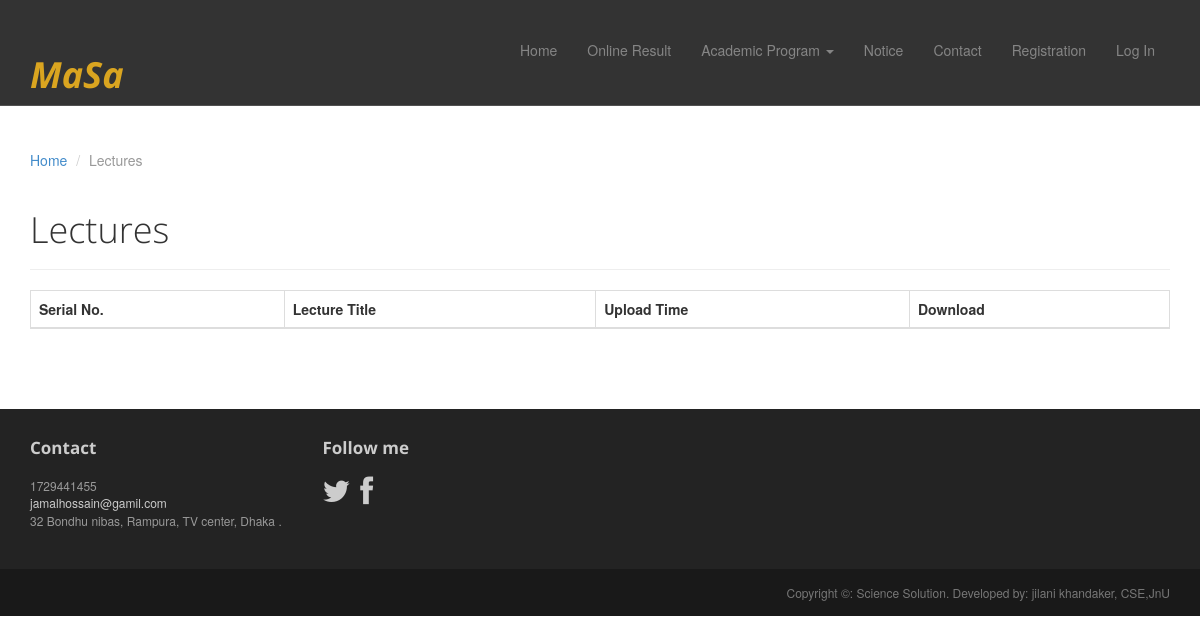
/lecture.php, run on an earlier commit of the app's database.
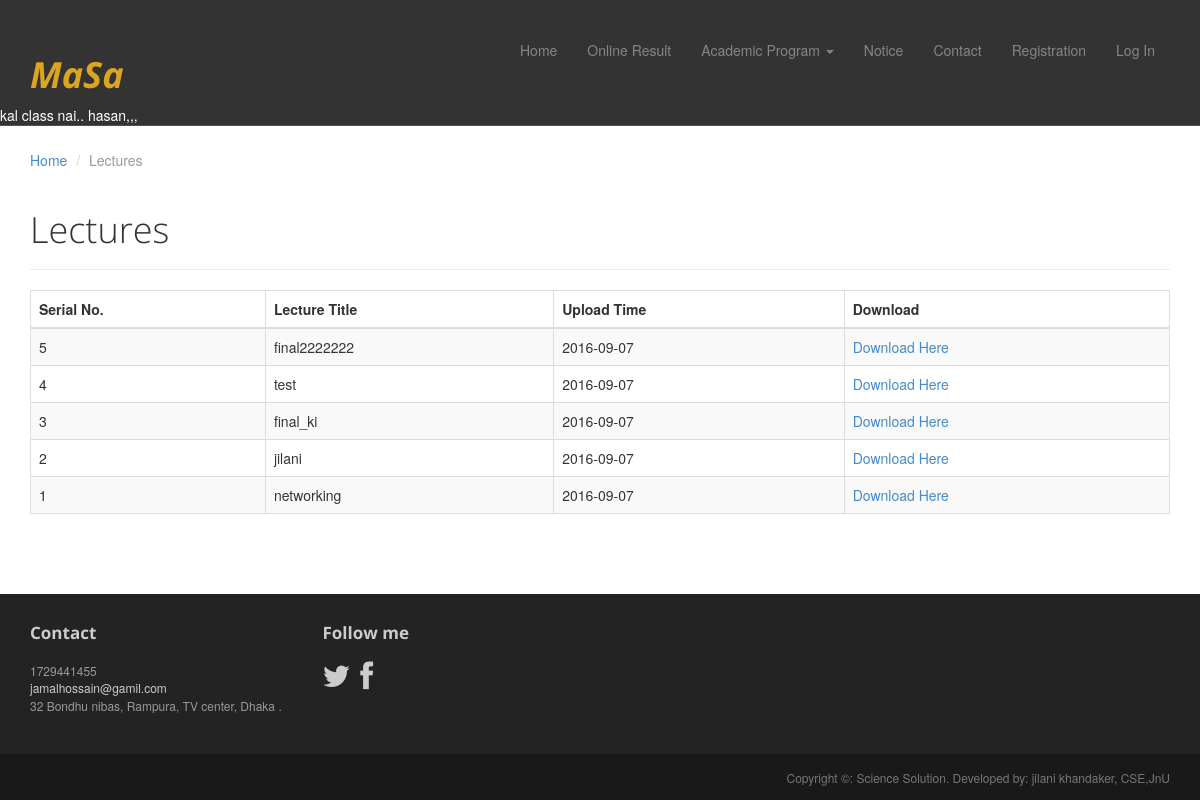
And on a later commit of the database.
### tables this page shows
CREATE TABLE IF NOT EXISTS `tbl_contact_info` (
`contact_info_id` int(1) NOT NULL,
  `email` varchar(30) NOT NULL,
  `address` text NOT NULL,
  `phone` int(15) NOT NULL
);

CREATE TABLE IF NOT EXISTS `tbl_notice` (
`notice_id` int(30) NOT NULL,
  `notice_des` varchar(400) NOT NULL,
  `notice_type` varchar(20) NOT NULL,
  `date` date NOT NULL,
  `deletion_status` tinyint(2) NOT NULL DEFAULT '0'
);

CREATE TABLE IF NOT EXISTS `tbl_lecture` (
`lecture_id` int(25) NOT NULL,
  `lecture_title` varchar(25) NOT NULL,
  `upload_date` date NOT NULL,
  `slide_name` text NOT NULL,
  `deletion_status` tinyint(2) NOT NULL DEFAULT '0'
);

### lecture.php (called while the page is built)
<?php
$pages = 'lecture';
include './index.php';

### application.php (called while the page is built, shortened)
<?php
class Application {
    public function __construct() {
        $host_name = 'localhost';
        $user_name = 'root';
        $password = '';
        $db_name = 'sciencesolution';
        $con = mysqli_connect($host_name, $user_name, $password);
        if ($con) {
            $db_select = mysqli_select_db($con, $db_name);
            if ($db_select) {
                return $con;
            } else {
                die('Database not selected' . mysqli_error($con));
            }
        } else {
            die('Database server connection fail' . mysqli_error($con));
        }
    }
    public function get_contact_info(){
        $con = $this->__construct();
        $sql = "SELECT * From tbl_contact_info   ";
        if (mysqli_query($con, $sql)) {
            $query_result = mysqli_query($con, $sql);
            return $query_result;
        } else {
            die('Query problem' . mysqli_error($con));
        }
    }
    public function select_latest_notice(){
        $con = $this->__construct();
        $sql3= " SELECT MAX(notice_id) FROM tbl_notice WHERE notice_type='main' AND deletion_status='0' ";
            if (mysqli_query($con, $sql3)) {
      $qu_res = mysqli_query($con, $sql3);
            $max_notice_id = mysqli_fetch_assoc($qu_res);
           $last_notice_id=$max_notice_id['MAX(notice_id)'];
           $sql = "SELECT * From tbl_notice  where notice_id = '$last_notice_id'  ";
        if (mysqli_query($con, $sql)) {
            $query_result = mysqli_query($con, $sql);
            return $query_result;
        } else {
            die('Query problem' . mysqli_error($con));
        }
               }
               }
    public function select_all_lecture(){
        $con = $this->__construct();
        $sql = "SELECT * From tbl_lecture WHERE deletion_status='0' ORDER BY lecture_id DESC ";
        if (mysqli_query($con, $sql)) {
            $query_result = mysqli_query($con, $sql);
            return $query_result;
        } else {
            die('Query problem' . mysqli_error($con));
        }
    }
}

### pages/lecture_page_content.php (the view)
<br><br><br><br><br><br>
<?php
$query_result=$obj_app->select_all_lecture();
?>
<div class="container">
    <ol class="breadcrumb">
        <li><a href="index.php">Home</a></li>
        <li class="active">Lectures</li>
    </ol>
    <div class="row">
        <article class="col-xs-12 maincontent">
            <header class="page-header">
                <h1 class="page-title">Lectures</h1>
            </header>
            <table class="table table-striped table-bordered bootstrap-datatable datatable">
                <thead>
                    <tr>
                        <th> Serial No. </th>
                        <th> Lecture Title </th>
                        <th>Upload Time </th>
                        <th>Download</th>
                    </tr>
                </thead>
                <tbody>
                    <?php while ($qu_info = mysqli_fetch_assoc($query_result)) { ?>
                        <tr>
                            <td><?php echo $qu_info['lecture_id']; ?></td>
                            <td><?php echo $qu_info['lecture_title']; ?></td>
                            <td class="center"><?php echo $qu_info['upload_date']; ?></td>
                            <td class="center">  <a href="ScienceSolution/<?php echo $qu_info['slide_name']; ?>" >  Download Here </a> </td>
                        </tr>
                    <?php } ?>
                </tbody>
            </table>
        </article>
    </div>
</div>

### index.php (shortened to what this page needs)
<?php
require 'application.php';
$obj_app = new Application();
?>
<!DOCTYPE html>
<html lang="en">
<head>
	<link rel="stylesheet" href="assets/css/bootstrap.min.css">
	<link rel="stylesheet" href="assets/css/font-awesome.min.css">
	<link rel="stylesheet" href="assets/css/bootstrap-theme.css" media="screen" >
	<link rel="stylesheet" href="assets/css/main.css">
</head>
<body class="home">
	<?php include './include/menu.php'; ?>
        <?php
        if(isset($pages)){
        if ($pages == 'contact') {
                        include './pages/contact_page_content.php';
                    } else if ($pages == 'signin') {
                        include './pages/signin_page_content.php';
                    } else if ($pages == 'signup') {
                        include './pages/signup_page_content.php';
                    } else if ($pages == 'contact_page') {
                        include './pages/contact_page_content.php';
                    }
                    else if ($pages == 'result_page') {
                        include './pages/result_page_content.php';
                    }
                    else if ($pages == 'notice_page') {
                        include './pages/notice_page_content.php';
                    }
                    else if ($pages == 'class8') {
                        include './pages/class8_page_content.php';
                    }
                    else if ($pages == 'class9') {
                        include './pages/class9_page_content.php';
                    }
                    else if ($pages == 'class10') {
                        include './pages/class10_page_content.php';
                    }
                    else if ($pages == 'class11') {
                        include './pages/class11_page_content.php';
                    }
                    else if ($pages == 'check') {
                        include './pages/check_page_content.php';
                    }
                    else if ($pages == 'article') {
                        include './pages/article_page_content.php';
                    }
                    else if ($pages == 'lecture') {
                        include './pages/lecture_page_content.php';
                    }else if ($pages == 'question_bank') {
                        include './pages/question_bank_page_content.php';
                    }
        }
        else {
            include './pages/home_page_content.php';
        }
        ?>
	<?php include './include/footer.php'; ?>
</body>
</html>

### include/menu.php (shortened to what this page needs)
<?php
$result = $obj_app-> select_latest_notice();
$latest_notice = mysqli_fetch_assoc($result);
?>
<div class="navbar navbar-inverse navbar-fixed-top headroom" >
    <div class="container">
        <div class="navbar-header">
            <h1 style="color: goldenrod; "> <i><b>MaSa </b></i></h1>
        </div>
        <div class="navbar-collapse collapse">
            <ul class="nav navbar-nav pull-right">
                <?php if(isset($pages)) { ?>
                <li><a href="index.php">Home</a></li>
                <?php if ($pages == 'result_page'){ ?>
                <li class="active"><a href="result.php">Online Result</a></li>
                <?php }  else {?>
                <li><a href="result.php">Online Result</a></li>
                <?php }
                if ($pages == 'class8'|| $pages == 'class9' || $pages == 'class10' ||$pages == 'class11'){ ?>
                <li class="dropdown" class="active">
                    <a href="#" class="dropdown-toggle" data-toggle="dropdown">Academic Program <b class="caret"></b></a>
                    <ul class="dropdown-menu">
                        <li><a href="class8.php">Class 8 </a></li>
                        <li><a href="class9.php">Class 9</a></li>
                        <li><a href="class10.php">Class 10 </a></li>
                        <li><a href="class11.php">Class 11 </a></li>
                    </ul>
                </li>
                <?php }  else {?>
                <li class="dropdown">
                    <a href="#" class="dropdown-toggle" data-toggle="dropdown">Academic Program <b class="caret"></b></a>
                </li>
                <?php }
                if ($pages == 'notice_page'){ ?>
                <li   class="active" ><a href="notice.php">Notice </a></li>
                <?php }  else {?>
                <li ><a href="notice.php">Notice </a></li>
                <?php }
                if ($pages == 'contact'){ ?>
                <li class="active" ><a href="contact.php">Contact</a></li>
                <?php }  else {?>
                <li><a href="contact.php">Contact</a></li>
                <?php }
                if ($pages == 'signup'){ ?>
                <li class="active"><a href="signup.php">Registration</a></li>
                <?php }  else {?>
                <li><a href="signup.php">Registration</a></li>
                <?php } ?>
                 <li><a href="admin/index.php">Log In</a></li>
                <?php } ?>
            </ul>
        </div>
    </div>
    <div  style="color: #ffffff; "> <marquee> <?php echo $latest_notice['notice_des']; ?> </marquee></div>
</div>

### include/footer.php (shortened to what this page needs)
<?php
$query_res = $obj_app -> get_contact_info();
$contact_info = mysqli_fetch_assoc($query_res);
?>
<footer id="footer" class="top-space">
    <div class="footer1">
        <div class="container">
            <div class="row">
                <div class="col-md-3 widget">
                    <h3 class="widget-title">Contact</h3>
                    <div class="widget-body">
                        <p><?php   echo $contact_info['phone']; ?><br>
                            <a href="mailto:#"><?php   echo $contact_info['email']; ?></a><br>
                            <?php   echo $contact_info['address']; ?>
                        </p>
                    </div>
                </div>
                <div class="col-md-6 widget">
                    <h3 class="widget-title">Follow me</h3>
                    <div class="widget-body">
                        <p class="follow-me-icons">
                            <a href=""><i class="fa fa-twitter fa-2"></i></a>
                            <a href="https://www.facebook.com/jilanikhandaker"><i class="fa fa-facebook fa-2"></i></a>
                        </p>
                    </div>
                </div>
            </div>
        </div>
    </div>
    <div class="footer2">
        <div class="container">
            <div class="row">
                <div class="col-md-6 widget">
                </div>
                <div class="col-md-6 widget" >
                    <div class="widget-body" >
                        <p class="text-right" >
                            Copyright &copy: Science Solution. Developed by: jilani khandaker, CSE,JnU
                        </p>
                    </div>
                </div>
            </div>
        </div>
    </div>
</footer>

### assets/css/main.css (style rules this page uses)
.headroom { -webkit-transition: all 0.4s ease-out; -moz-transition: all 0.4s ease-out; -o-transition: all 0.4s ease-out; transition: all 0.4s ease-out; }
h1, h2, h3, h4, h5, h6 { font-family:"Open sans", Helvetica, Arial; }
h1, .h1, h2, .h2, h3, .h3 { margin-top:30px; }
.page-title { margin-top:20px; font-weight:300; }
.breadcrumb { background:none; padding:0; margin:30px 0 0px 0; }
.top-space { margin-top: 60px; }
.footer1 { background: #232323; padding: 30px 0 0 0; font-size: 12px; color: #999; }
.footer1 a { color: #ccc; }
.footer1 .widget { margin-bottom:30px; }
.footer1 .widget-title { font-size: 17px; font-weight: bold; color: #ccc; margin: 0 0 20px; }
.follow-me-icons { font-size:30px; }
.follow-me-icons i { float:left; margin:0 10px 0 0; }
.footer2 { background: #191919; padding: 15px 0; color: #777; font-size: 12px; }
.footer2 p { margin: 0; }

What changed in the data, as far as the page shows it:
now on this page (row unchanged): tbl_notice: notice_des "kal class nai.. hasan,,,"
added tbl_lecture: lecture_id "5", lecture_title "final2222222", upload_date "2016-09-07"
added tbl_lecture: lecture_id "4", lecture_title "test", upload_date "2016-09-07"
added tbl_lecture: lecture_id "3", lecture_title "final_ki", upload_date "2016-09-07"
added tbl_lecture: lecture_id "2", lecture_title "jilani", upload_date "2016-09-07"
added tbl_lecture: lecture_id "1", lecture_title "networking", upload_date "2016-09-07"
